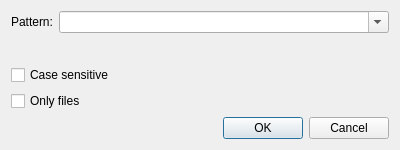
<?xml version="1.0" encoding="UTF-8"?>
<ui version="4.0">
    <class>SelectDialog</class>
    <widget class="QDialog" name="SelectDialog">
        <property name="geometry">
            <rect>
                <x>0</x>
                <y>0</y>
                <width>400</width>
                <height>150</height>
            </rect>
        </property>
        <property name="windowTitle">
            <string>Select</string>
        </property>
        <layout class="QVBoxLayout" name="verticalLayout">
            <item>
                <layout class="QFormLayout" name="formLayout">
                    <item row="0" column="0">
                        <widget class="QLabel" name="patternLabel">
                            <property name="text">
                                <string>Pattern:</string>
                            </property>
                        </widget>
                    </item>
                    <item row="0" column="1">
                        <widget class="QComboBox" name="patternComboBox">
                            <property name="editable">
                                <bool>true</bool>
                            </property>
                        </widget>
                    </item>
                </layout>
            </item>
            <item>
                <widget class="QCheckBox" name="caseSensitiveCheckBox">
                    <property name="text">
                        <string>Case sensitive</string>
                    </property>
                </widget>
            </item>
            <item>
                <widget class="QCheckBox" name="onlyFilesCheckBox">
                    <property name="text">
                        <string>Only files</string>
                    </property>
                </widget>
            </item>
            <item>
                <widget class="QDialogButtonBox" name="buttonBox">
                    <property name="orientation">
                        <enum>Qt::Horizontal</enum>
                    </property>
                    <property name="standardButtons">
                        <set>QDialogButtonBox::Cancel|QDialogButtonBox::Ok</set>
                    </property>
                </widget>
            </item>
        </layout>
    </widget>
    <resources/>
    <connections>
        <connection>
            <sender>buttonBox</sender>
            <signal>accepted()</signal>
            <receiver>SelectDialog</receiver>
            <slot>accept()</slot>
            <hints>
                <hint type="sourcelabel">
                    <x>248</x>
                    <y>254</y>
                </hint>
                <hint type="destinationlabel">
                    <x>157</x>
                    <y>274</y>
                </hint>
            </hints>
        </connection>
        <connection>
            <sender>buttonBox</sender>
            <signal>rejected()</signal>
            <receiver>SelectDialog</receiver>
            <slot>reject()</slot>
            <hints>
                <hint type="sourcelabel">
                    <x>316</x>
                    <y>260</y>
                </hint>
                <hint type="destinationlabel">
                    <x>286</x>
                    <y>274</y>
                </hint>
            </hints>
        </connection>
    </connections>
</ui>
